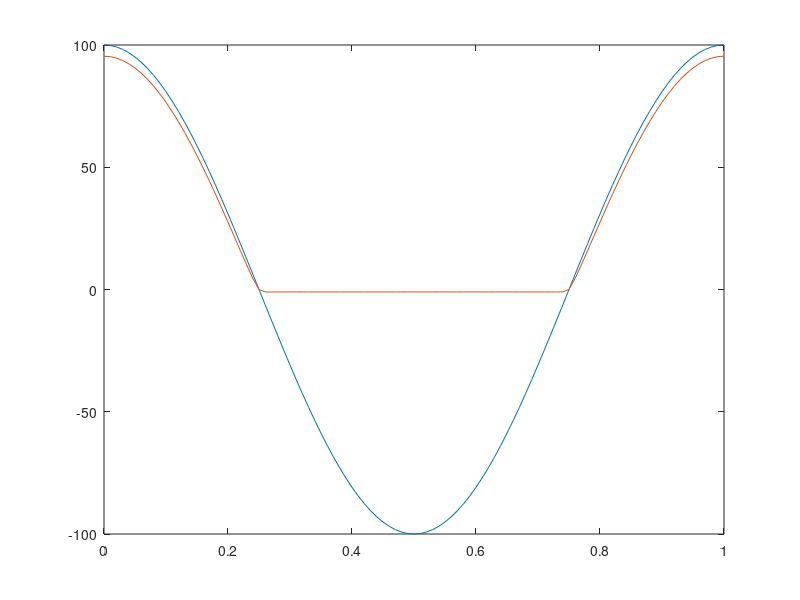

Write MATLAB code to recreate this figure.
function lab5
global E R i0 a 
R=1; i0=1; a=1;
t = 0:0.01:1;
Et = 100*cos(2*pi*t);
Urt = [];
for E = Et
    Ur = newmet5;
    Urt=[Urt,Ur];
end
plot(t,Et,t,Urt)

function x0 = newmet5(x0,epsilon)
if nargin == 0
    x0=0;
    epsilon = 1e-3;
end
delta = funx(x0)/fund(x0);
while abs(delta) > epsilon
    delta = funx(x0)/fund(x0);
    x0 = x0-delta;
end

function fx = funx(UR)
global E R i0 a 
%i0=1; a=1; E=1; R=1;
fx = i0*(exp(a*(E-UR))-1)-UR/R;

function fx = fund(UR)
global E R i0 a 
%funx atvasinajums
%i0=1; a=1; E=1; R=1;
fx = - 1/R - a*i0*exp(a*(E - UR));